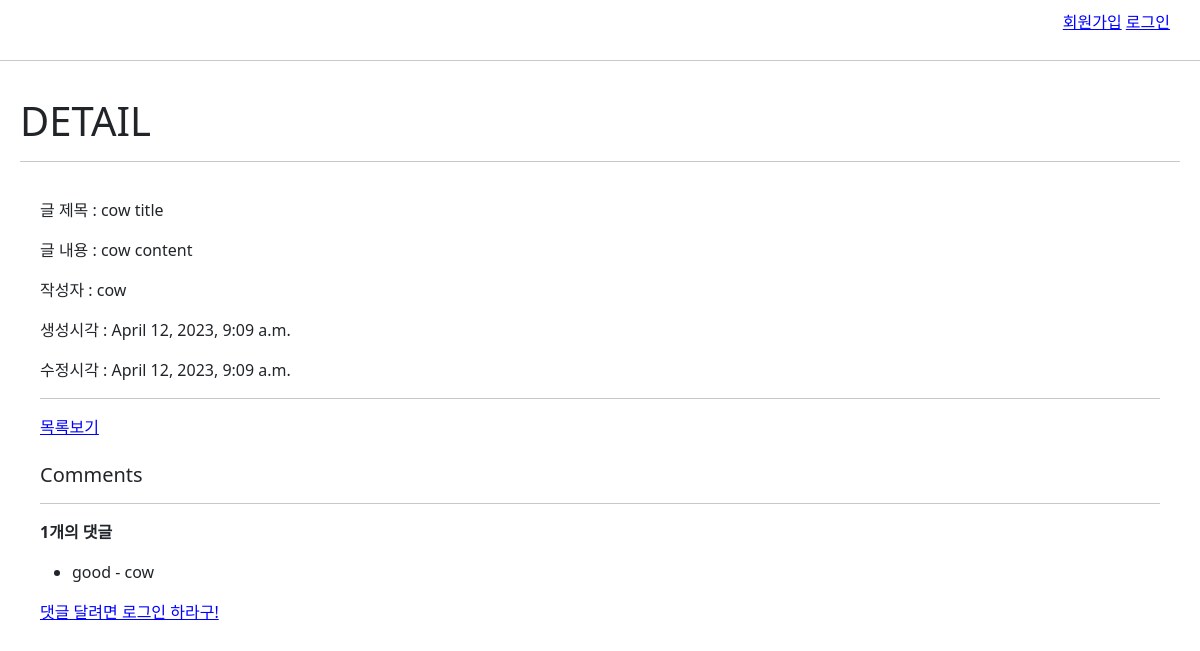
/articles/1/, run on an earlier commit of the app's database.
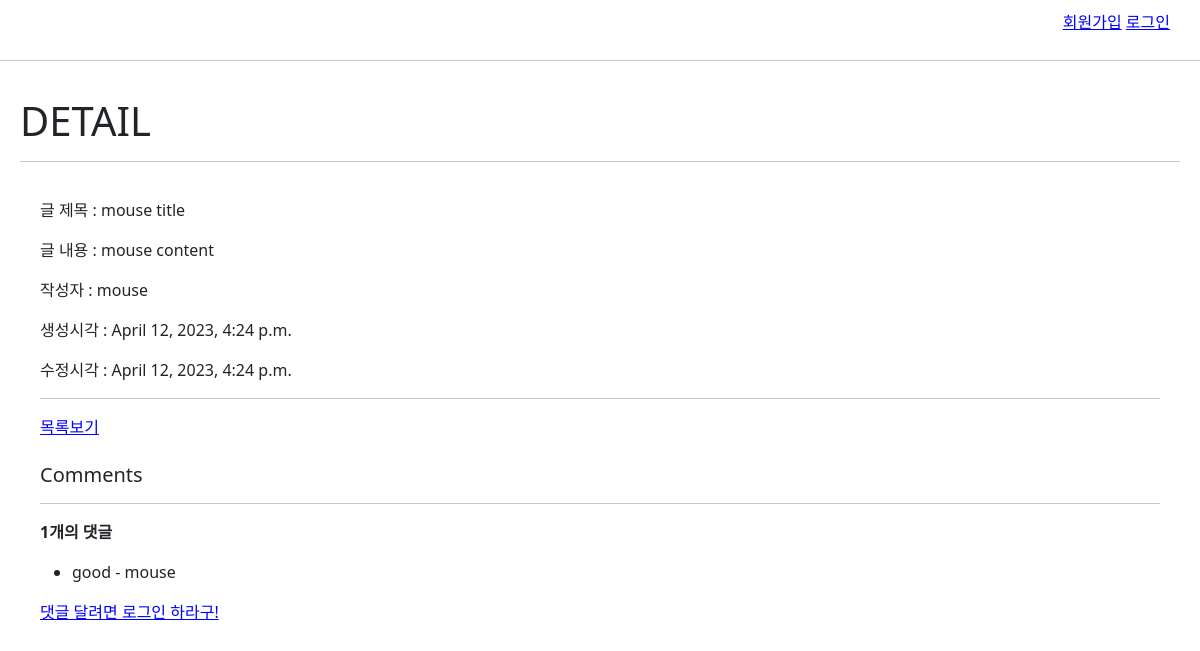
And on a later commit of the database.
### articles/models.py (models this page shows, shortened)
class Article(models.Model):
    user = models.ForeignKey(settings.AUTH_USER_MODEL, on_delete=models.CASCADE)
    like_users = models.ManyToManyField(settings.AUTH_USER_MODEL, related_name='like_articles')
    title = models.CharField(max_length=30)
    content = models.TextField()
    image = models.ImageField(blank=True, null=True)
    created_at = models.DateTimeField(auto_now_add=True)
    updated_at = models.DateTimeField(auto_now=True)

class Comment(models.Model):
    user = models.ForeignKey(settings.AUTH_USER_MODEL, on_delete=models.CASCADE)
    article = models.ForeignKey(Article, on_delete=models.CASCADE)
    content = models.CharField(max_length=200)
    created_at = models.DateTimeField(auto_now_add=True)
    updated_at = models.DateTimeField(auto_now=True)

### accounts/models.py (models this page shows)
class User(AbstractUser):
    followings = models.ManyToManyField('self', symmetrical=False, related_name='followers')

### articles/views.py (the view)
# urls.py: path('<int:pk>/', views.detail, name='detail'),
def detail(request, pk):
    article = Article.objects.get(pk=pk)
    comment_form = CommentForm()
    comments = article.comment_set.all()
    context = {
        'article': article,
        'comment_form': comment_form,
        'comments': comments,
    }
    return render(request, 'articles/detail.html', context)

### articles/templates/articles/detail.html (shortened to what this page needs)
{% extends 'base.html' %}
{% block content %}
  <h1>DETAIL</h1>
  <hr />
  <div id="article-content">
    <p>글 제목 : {{article.title}}</p>
    <p>글 내용 : {{article.content}}</p>
    <p>작성자 : {{article.user}}</p>
    <p>생성시각 : {{article.created_at}}</p>
    <p>수정시각 : {{article.updated_at}}</p>
    <hr>
    <a href="{% url 'articles:index' %}">목록보기</a>
    <br><br>
    <h5>Comments</h5>
    <hr>
    {% if comments %}
      <p><b>{{comments|length}}개의 댓글</b></p>
    {% endif %}
    <ul>
      {% for comment in comments %}
        <li>
          {{comment.content}} - {{comment.user}}
        </li>
      {% empty %}
        <li>댓글이 없습니다 :(</li>
      {% endfor %}
    </ul>
    {% if request.user.is_authenticated %}
      <form action="{% url 'articles:comments_create' article.pk %}" method="POST">
        {% csrf_token %}
        {{comment_form}}
        <input type="submit" value="저장">
      </form>
    {% else %}
      <a href="{% url 'accounts:login' %}">댓글 달려면 로그인 하라구!</a>
    {% endif %}
  </div>
{% endblock content %}

### templates/base.html (shortened to what this page needs)
{% load static %}
<!DOCTYPE html>
<html lang="en">
  <head>
    <link href="https://cdn.jsdelivr.net/npm/bootstrap@5.3.0-alpha1/dist/css/bootstrap.min.css" rel="stylesheet">
    <link rel="stylesheet" href="{% static 'base.css' %}">
  </head>
  <body>
    <div id="nav">
      {% if user.is_authenticated %}
        <a href="{% url 'accounts:logout' %}">로그아웃</a>
        <a href="{% url 'accounts:update' %}">회원정보수정</a>
        <form action="{% url 'accounts:delete' %}" method="POST">
          {% csrf_token %}
          <input type="submit" value="회원탈퇴">
        </form>
        <h3 id="user-hello">
          <i>
            안녕하세요, <a href="{% url 'accounts:profile' user.pk %}">{{user}}</a> 님 !
          </i>
        </h3>
      {% else %}
        <a href="{% url 'accounts:signup' %}">회원가입</a>
        <a href="{% url 'accounts:login' %}">로그인</a>
      {% endif %}
    </div>
    <hr>
    <div id="content">
      {% block content %}{% endblock content %}
    </div>
  </body>
</html>

### static/base.css (style rules this page uses)
a { color: blue; }
#content { padding: 20px; }
#nav { text-align: right; padding: 10px 30px 10px; }
#article-content { padding: 20px; }

What changed in the data, as far as the page shows it:
changed Article: title "cow title" → "mouse title"; content "cow content" → "mouse content"; user "cow" → "mouse"; created_at "April 12, 2023, 9:09 a.m." → "April 12, 2023, 4:24 p.m."; updated_at "April 12, 2023, 9:09 a.m." → "April 12, 2023, 4:24 p.m."
changed Comment "good": user "cow" → "mouse"
